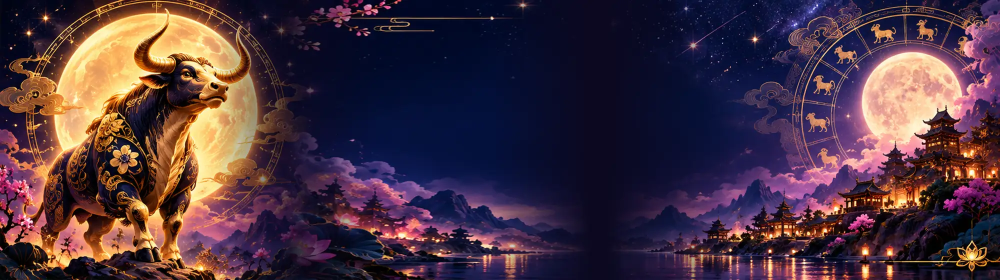
#> input picture images/fortune/hero-scene.webp, 2000 x 560 px, found by its file name (shown at 1/2 size)
$ python calendar-guides-images.py
#> lines starting #> are read from the running program, lines starting #| are printed output that depends on the picture; after the words box and inside, x2 and y2 are one past the last pixel; in counts of white or black regions, pixels touching at a corner belong together
#!/usr/bin/env python3
"""Images for the three calendar guides, made only from the site's own art (images/fortune/*):
   holidays -> right side of hero-scene (pagoda town, moon, lanterns)
   animal year & Sak -> horse and zodiac wheel from hero-horse
   leap months -> night sky (hero-night) with 13 drawn moons, the 13th marking the extra month
Each guide gets images/og/<slug>.jpg (1200x630), images/guides/<slug>-card.webp (900x373) and a hero."""
from PIL import Image, ImageDraw, ImageFilter
R = "/home/claude/mybirthsign/images/"

def fit(im, W, H, cx=.5, cy=.5):
    s = max(W / im.width, H / im.height); im = im.resize((int(im.width * s) + 1, int(im.height * s) + 1), Image.LANCZOS)
    x = int((im.width - W) * cx); y = int((im.height - H) * cy); return im.crop((x, y, x + W, y + H))

def save(slug, base, cx=.5, cy=.5):
    fit(base, 1200, 630, cx, cy).convert("RGB").save(R + f"og/{slug}.jpg", quality=85, optimize=True)
    fit(base, 900, 373, cx, cy).convert("RGB").save(R + f"guides/{slug}-card.webp", quality=82)
    fit(base, 1600, 560, cx, cy).convert("RGB").save(R + f"guides/{slug}-hero.webp", quality=80)

scene = Image.open(R + "fortune/hero-scene.webp").convert("RGB")
#> scene is the input picture: PIL image 2000x560 RGB; mean R, G, B 73.2, 50.9, 64.3
save("cambodian-holidays", scene.crop((1150, 0, 2000, 560)), .5, .5)
#> call 3 of fit, with W = 1600, H = 560, cx = 0.5, cy = 0.5
#> in fit (call 3), `im = im.resize((int(im.width * s) + 1, int(im.height * s) + 1), Image.`:
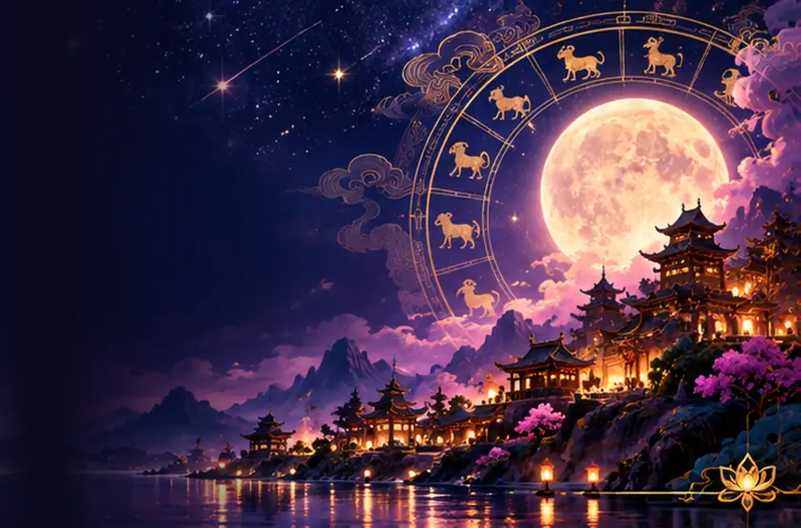
#> im: PIL image 1601x1055 RGB (shown at 1/2 size); mean R, G, B 67, 46, 69.7

horse = Image.open(R + "fortune/hero-horse.webp").convert("RGB")
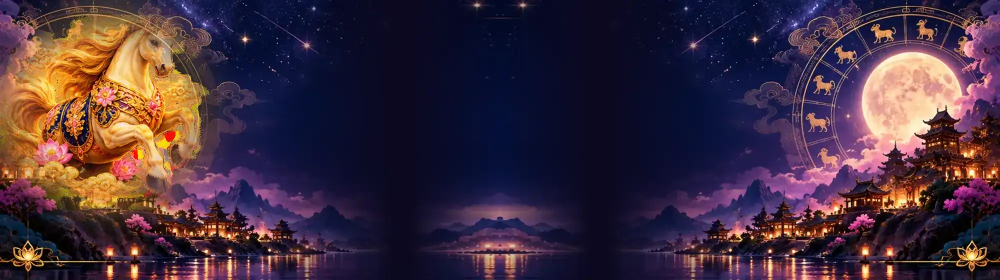
#> input picture images/fortune/hero-horse.webp, 2000 x 560 px, found by its file name (shown at 1/2 size)
#> horse is the input picture: PIL image 2000x560 RGB; mean R, G, B 66, 45.7, 61.4
comp = Image.new("RGB", (1500, 560)); comp.paste(horse.crop((0, 0, 750, 560)), (0, 0)); comp.paste(horse.crop((1250, 0, 2000, 560)), (750, 0))
#> after `comp = Image.new('RGB', (1500, 560))`: comp: PIL image 1500x560 RGB; every value is 0
#> after `comp.paste(horse.crop((1250, 0, 2000, 560)), (750, 0))`:
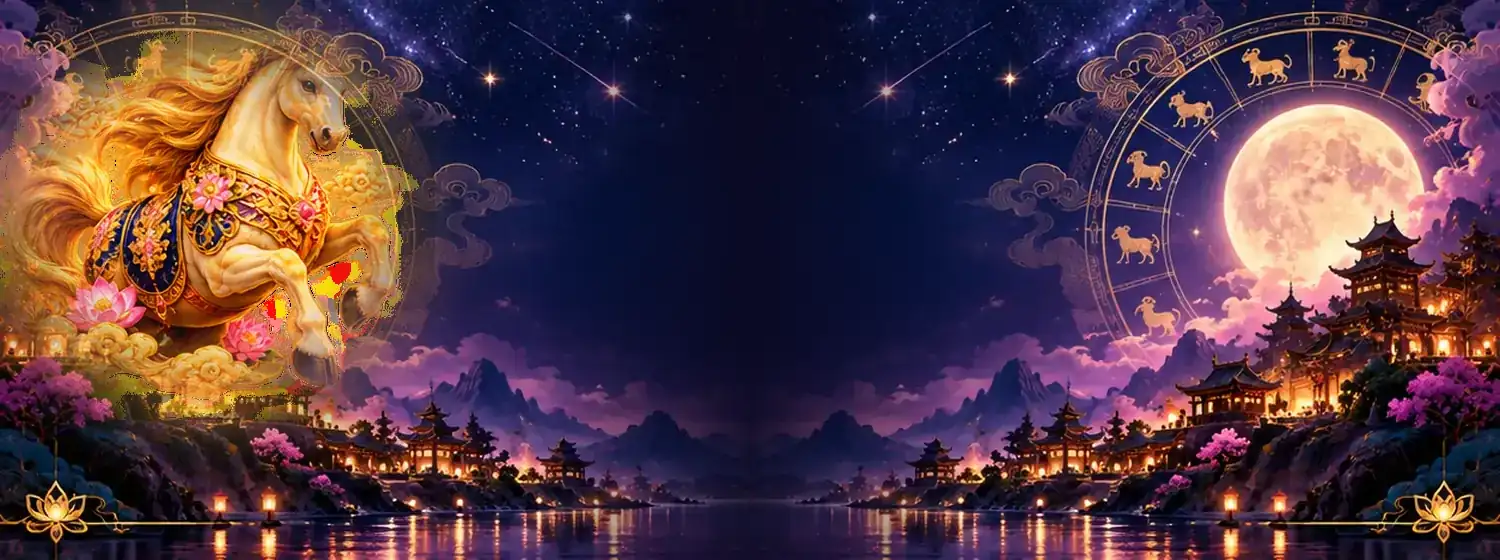
#> comp: PIL image 1500x560 RGB; mean R, G, B 81.8, 55.7, 67
save("khmer-animal-year-sak", comp, .5, .5)

night = Image.open(R + "fortune/hero-night.webp").convert("RGBA")
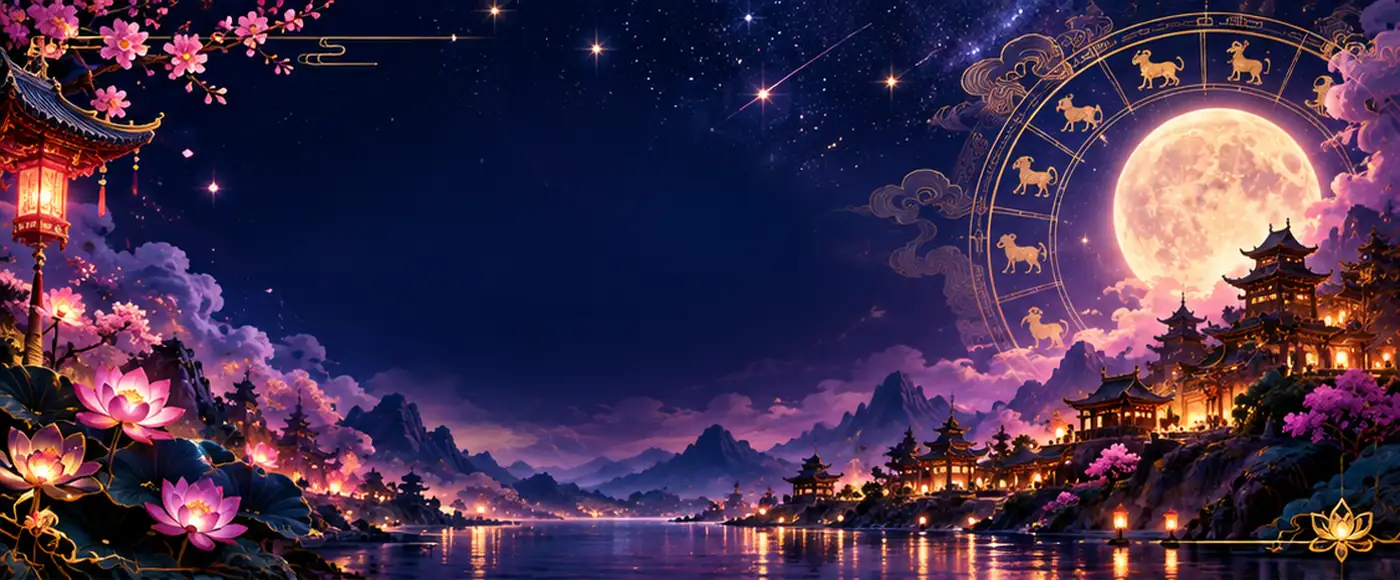
#> input picture images/fortune/hero-night.webp, 1400 x 580 px, found by its file name
night = fit(night, 1500, 620)
glow = Image.new("RGBA", night.size); g = ImageDraw.Draw(glow)
#> after `glow = Image.new('RGBA', night.size)`: glow: PIL image 1500x620 RGBA; every value is 0
n, r, y = 13, 30, 210
x0, x1 = 230, 1270; gap = (x1 - x0) / (n - 1)
moons = []
for i in range(n):
    x = x0 + i * gap
    g.ellipse([x - r - 16, y - r - 16, x + r + 16, y + r + 16], fill=(243, 215, 143, 60 if i < 12 else 150))
    m = Image.new("RGBA", (2 * r + 2, 2 * r + 2)); md = ImageDraw.Draw(m)
    md.ellipse([1, 1, 2 * r, 2 * r], fill=(243, 215, 143, 255))
    k = (i % 12) / 11.0 if i < 12 else 0.5            # 0 new -> 0.5 full -> 1 new; the 13th (extra) month is drawn full
    if i < 12 and abs(k - 0.5) > 0.02:
        sh = Image.new("RGBA", m.size); sd = ImageDraw.Draw(sh)
        off = (k - 0.5) * 4 * r                        # shadow disc slides across the moon
        sd.ellipse([1 - off, 1, 2 * r - off, 2 * r], fill=(24, 18, 56, 240))
        mask = Image.new("L", m.size); ImageDraw.Draw(mask).ellipse([1, 1, 2 * r, 2 * r], fill=255)
        sh.putalpha(Image.composite(sh.getchannel("A"), Image.new("L", m.size), mask))
        m.alpha_composite(sh)
    moons.append((m, int(x - r), int(y - r)))
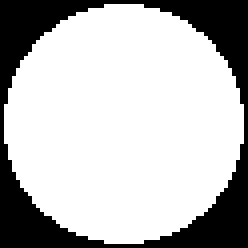
#> mask: PIL image 62x62 L (shown 4 times larger); 73.4% white; 1 black region, box (x1, y1, x2, y2) and area: (0, 0, 62, 62) 1024
#> after the loop, moons = 13 items
glow = glow.filter(ImageFilter.GaussianBlur(12)); night.alpha_composite(glow)
#> after `glow = glow.filter(ImageFilter.GaussianBlur(12))`:
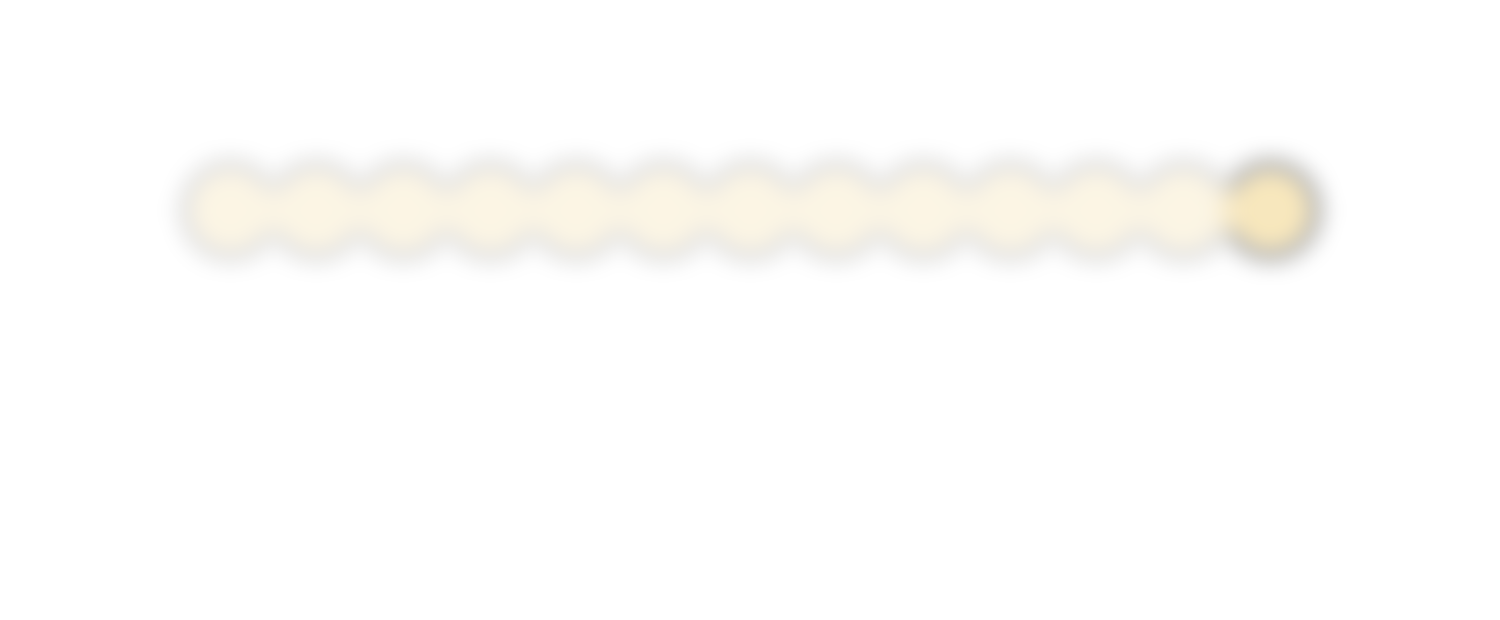
#> glow: PIL image 1500x620 RGBA; mean R, G, B, A 22.5, 20, 13.3, 6.2; transparent parts drawn white
for m, x, yy in moons: night.alpha_composite(m, (x, yy))
#> this loop made 13 passes
#> x on passes 1 to 12: 200, 286, 373, 460, 546, 633, 720, 806, 893, 980, 1066, 1153
d = ImageDraw.Draw(night); xl = x0 + 12 * gap
d.ellipse([xl - r - 8, y - r - 8, xl + r + 8, y + r + 8], outline=(255, 236, 170, 255), width=3)
save("khmer-leap-months", night.convert("RGB"), .5, .3)
#> in fit (call 10), `return im.crop((x, y, x + W, y + H))`:
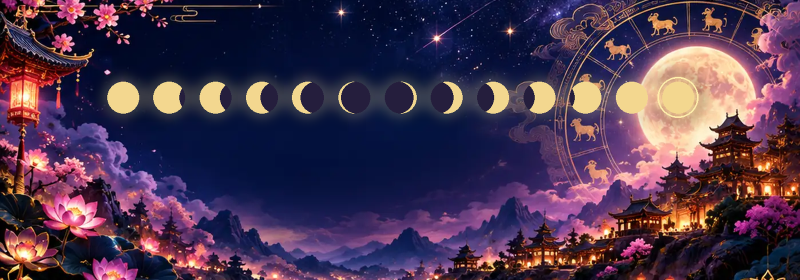
#> returned value: PIL image 1600x560 RGB (shown at 1/2 size); mean R, G, B 74.6, 53.6, 79
print("images written")
